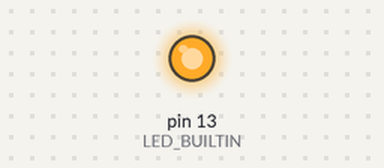
A sketch run on a simulated Arduino Uno, built with avr-gcc and run on an emulated ATmega328P. Parts: output pins drawn as LEDs (lit = HIGH).

Above: at 0.2 s.
At 18.2 s:
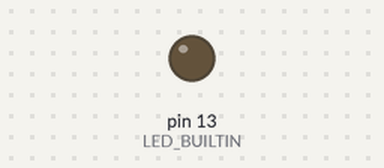
Timing chart, 0 to 19.5 s (numbered marks = the images above):
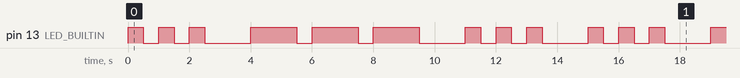

Measured:
- by itself, pin 13 (LED_BUILTIN): repeats every 15.0 s: 2 × (LOW 0.50 s, HIGH 0.50 s), LOW 1.5 s, 2 × (HIGH 1.5 s, LOW 0.50 s), HIGH 1.5 s, LOW 1.5 s, 2 × (HIGH 0.50 s, LOW 0.50 s), HIGH 0.50 s, LOW 1.5 s, HIGH 0.50 s
- by itself, everything shown: repeats every 15.0 s, in 18 steps

The sketch:

Exercise_1_2.ino
```cpp
void setup() {
  pinMode(LED_BUILTIN, OUTPUT);
}

void writeSymbol(char s) {
  int duration;
  if (s == '.') {
    duration = 500;
  } else if (s == '-') {
    duration = 1500;
  } else {
    duration = 0;
  }
  digitalWrite(LED_BUILTIN, HIGH);
  delay(duration);
  digitalWrite(LED_BUILTIN, LOW);
}

void writeLetter(char s) {
  if (s == 's' || s == 'S') {
    for (int i = 0; i < 3; i++) {
      writeSymbol('.');
      delay(500);
    }
  } else if (s == 'o' || s == 'O') {
    for (int i = 0; i < 3; i++) {
      writeSymbol('-');
      delay(500);
    }
  }
  delay(1000);
}

void loop() {
  writeLetter('S');
  writeLetter('O');
  writeLetter('S');
}
```
